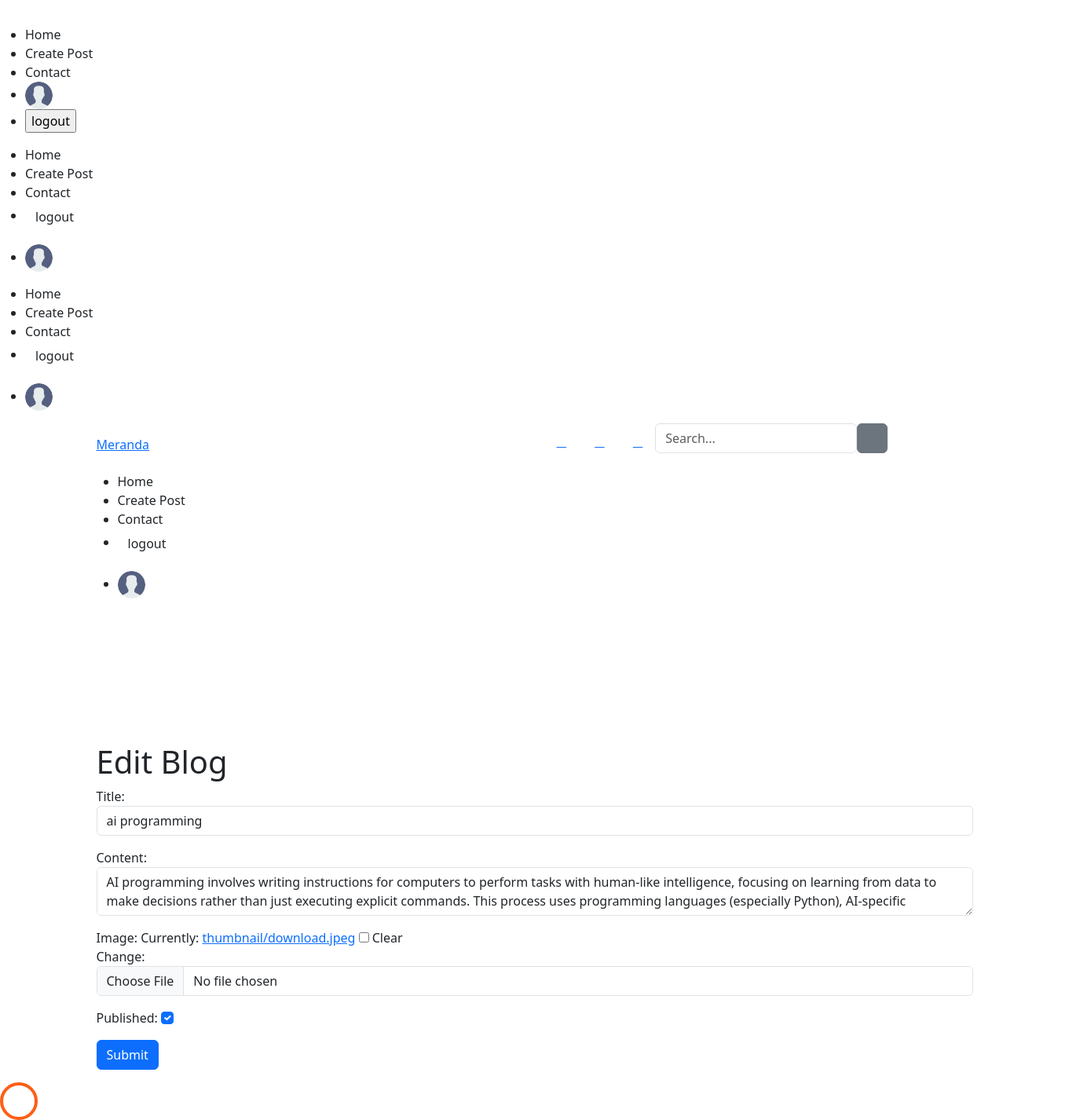
Before: /edit/ai-programming/ (signed in) with the older database file.
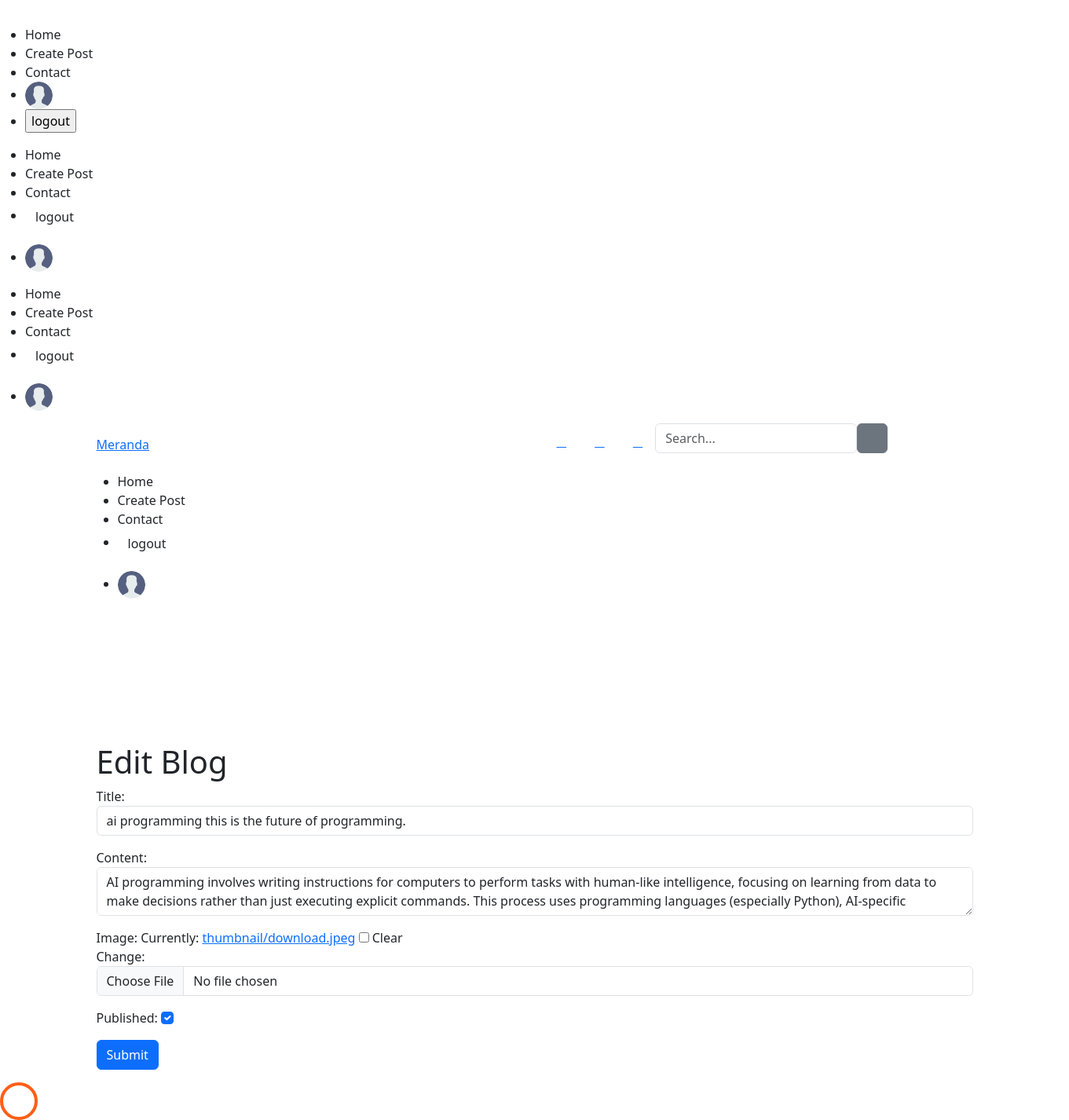
After: the same page with the newer database file.
### api/models.py (models this page shows, shortened)
class Blog(models.Model):
    author = models.ForeignKey(Author,on_delete=models.CASCADE)
    title = models.CharField(max_length=250)
    slug = models.SlugField(null=True,blank=True,unique=True)
    content = models.TextField()
    created_at = models.DateTimeField(auto_now_add=True)
    updated_at = models.DateTimeField(auto_now_add=True)
    image = models.ImageField(upload_to='thumbnail',blank=True,null=True)
    published = models.BooleanField(default=False)
    categories = models.ManyToManyField(Categories)
    read = models.IntegerField(default=0)

### api/views.py (the view)
# urls.py: path('edit/<slug:slug>/',edit_view,name="edit"),
@login_required
def edit_view(request,slug):
    author = get_object_or_404(Author,user=request.user)
    blog = get_object_or_404(Blog,slug=slug,author=author)
    if request.method == "POST":
        print("form==>",BlogForm(instance=blog))
        form = BlogForm(request.POST,request.FILES,instance=blog)
        print("form==>1",BlogForm(instance=blog))
        if form.is_valid():
            form.save()
            messages.success(request,'Post edit successfully!!')
            return redirect('detail',slug=blog.slug)
    else:
        form=BlogForm(instance=blog)
    return render(request,'api/create.html',{'form':form,'blog':blog,'form_title':'Edit Blog'})

### api/models.py
class BlogForm(forms.ModelForm):
    class Meta:
        model = Blog
        fields = ['title','content','image','published']
        widgets ={
            'title':forms.TextInput(attrs={'class':'form-control'}),
            'content':forms.Textarea(attrs={'class':'form-control','rows':2}),
            'image':forms.ClearableFileInput(attrs={'class':'form-control'}),
            'published':forms.CheckboxInput(attrs={'class':'form-check-input'})
        }

### api/context_processors.py (called while the page is built)
def author_context(request):
    if request.user.is_authenticated:
        try:
            return {'current_author':Author.objects.get(user=request.user)}
        except Author.DoesNotExist:
            return {'current_author':None}
    return {'current_author':None}

### api/templates/api/create.html (shortened to what this page needs)
{% extends "api/base.html" %}
{% load static %}
{% block content %}
<div class="container" style="margin-top:10rem;">
   <h1>{{form_title}}</h1>
    <form method='post' enctype="multipart/form-data">
    {{form.as_p}}
    <input type="submit" value="Submit" class='btn btn-primary'>
 </form>
</div>
{% endblock content %}

Changed rows visible on the page:
changed Blog: title "ai programming" → "ai programming this is the future of programming."
